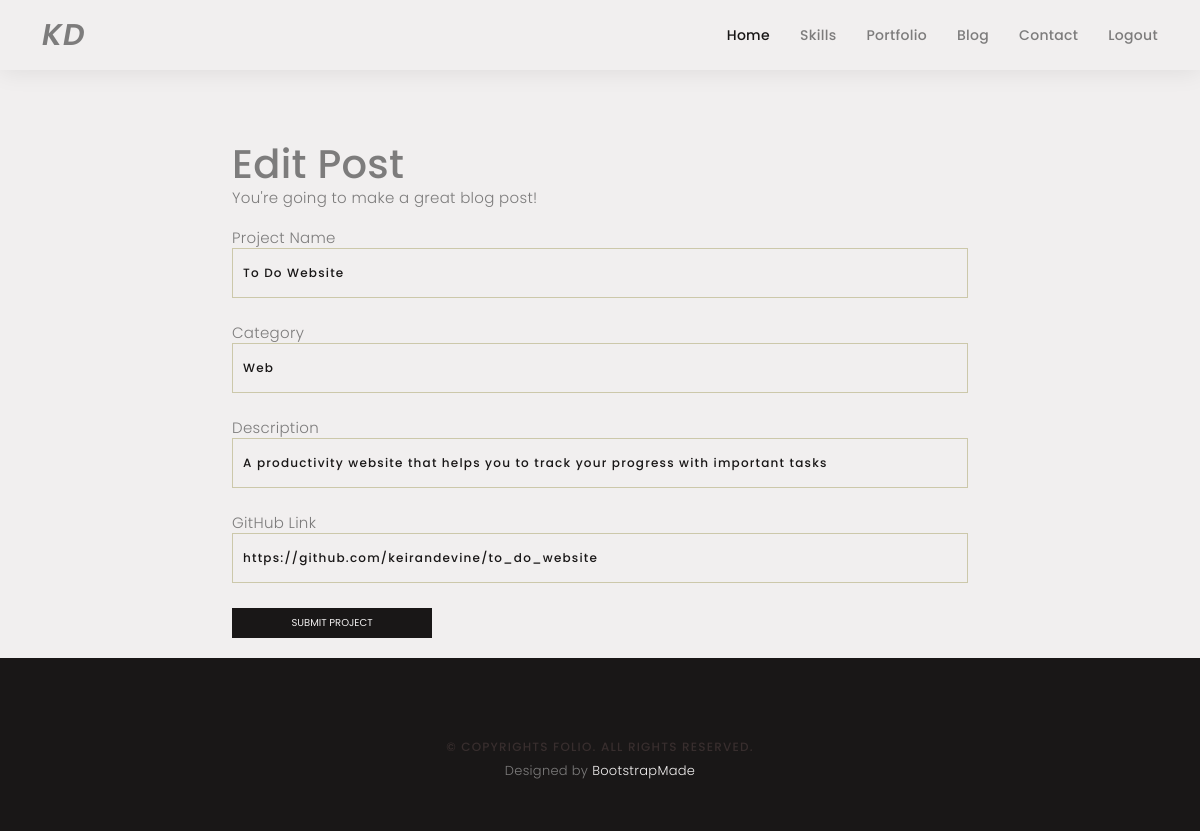
/edit-project/7 (signed in), run on the app's committed database.
### main.py (models this page shows)
class PortfolioItem(db.Model):
    id = db.Column(db.Integer, primary_key=True)
    name = db.Column(db.String(100), unique=True, nullable=False)
    category = db.Column(db.String(100), nullable=False)
    description = db.Column(db.String(250), nullable=False)
    git_url = db.Column(db.String(250), nullable=False)

### main.py (the view, shortened to what this page needs)
@app.route('/edit-project/<int:project_id>', methods=['GET', 'POST'])
def edit_project(project_id):
    project_to_edit = PortfolioItem.query.get(project_id)
    edit_form = AddProjectForm(
        name=project_to_edit.name,
        category=project_to_edit.category,
        description=project_to_edit.description,
        git_url=project_to_edit.git_url,
    )
    return render_template('make-post.html', id=project_id, form=edit_form)

### main.py
class AddProjectForm(FlaskForm):
    name = StringField("Project Name", validators=[DataRequired()])
    category = SelectField('Category', coerce=str, choices=["App", "Game", "Web"], validators=[DataRequired()])
    description = StringField("Description", validators=[DataRequired()])
    git_url = StringField("GitHub Link", validators=[DataRequired(), URL()])
    submit = SubmitField("Submit Project")

### main.py (called while the page is built)
@login_manager.user_loader
def load_user(user_id):
    return User.query.get(int(user_id))

### templates/make-post.html (shortened to what this page needs)
{% extends 'base.html' %}
{% import "bootstrap/wtf.html" as wtf %}
{% block content %}
<br>
<br>
<div class="container">
      <div class="row">
        <div class="col-lg-8 col-md-10 mx-auto">
          <div class="page-heading">
            {% if id %}
            <h1>Edit Post</h1>
            {% else %}
            <h1>Create New Post</h1>
            {% endif %}
            <span class="subheading">You're going to make a great blog post!<br><br></span>
          </div>
        </div>
      </div>
    </div>
  <div class="container form-container">
    <div class="row">
      <div class="col-lg-8 col-md-10 mx-auto">
          {{ wtf.quick_form(form, button_map={'submit': 'primary'}) }}
      </div>
    </div>
  </div>
{% endblock %}

### static/assets/css/style.css (style rules this page uses)
body { background: #F1EFEF; color: #7D7C7C; font-family: "Poppins", helvetica; font-size: 15px; font-weight: 300; line-height: 20px; letter-spacing: 0.02em; overflow-x: hidden; margin: 0 auto; padding: 0; box-sizing: border-box; }
h1, h2, h3, h4, h5, h6 { margin: 0; }
.btn { display: inline-block; justify-content: center; align-items: center; background: #191717; border: medium none; border-radius: 0; color: #F1EFEF; font-size: 10px; height: 30px; line-height: 30px; padding: 0 30px; text-transform: uppercase; width: 120px; }
.form-control { background-color: #F1EFEF; border: 1px solid #CCC8AA; border-radius: 0; color: #191717; font-size: 12px; font-weight: 500; height: 50px; letter-spacing: 0.1em; padding-left: 10px; margin: 0 0 25px 0; line-height: 14px; }
#submit { width: 200px; margin-bottom: 20px; }
.page-heading { margin-top: 100px; }

### data on the page
PortfolioItem: name "To Do Website", category "Web", description "A productivity website that helps you to track your progress with important tasks", git_url "https://github.com/keirandevine/to_do_website"
